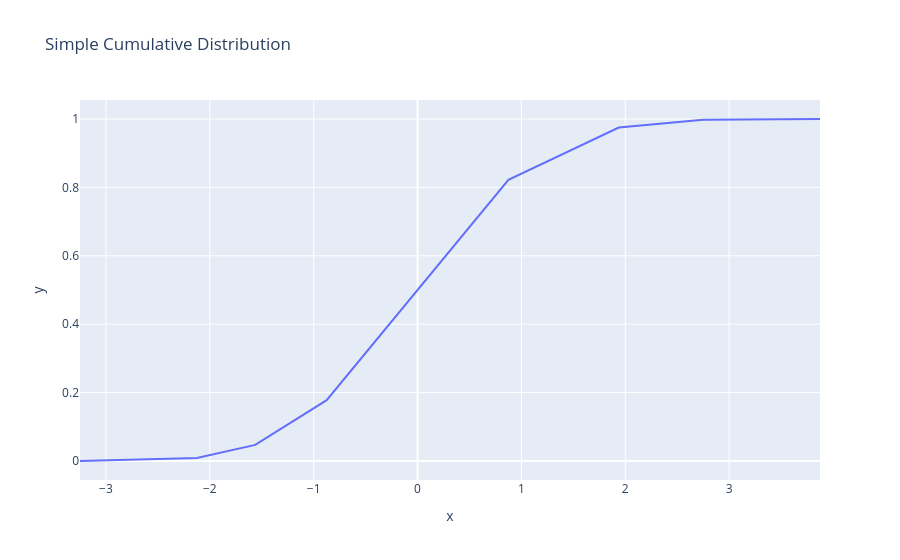

The notebook cell saved with this chart:
### Markdown cell above
## Basic Examples

### Simple CDF from NumPy Array

Create a basic cumulative distribution plot from a normal distribution:

### Code cell
# Generate random data from a normal distribution
data = np.random.normal(0, 1, 1000)

# Create cumulative distribution plot
fig = cumulative(x=data, title="Simple Cumulative Distribution")
fig.show()

### Figure 1 — Plotly figure (JSON) as saved in the notebook; plotly's stock layout.template omitted (floating-point values rounded to 4 significant figures)
{"data": [{"hovertemplate": "x=%{x}<br>y=%{y}<extra></extra>", "legendgroup": "", "line": {"dash": "solid", "shape": "linear"}, "marker": {"color": "#636efa", "symbol": "circle"}, "mode": "lines", "name": "", "orientation": "v", "showlegend": false, "type": "scatter", "x": [-3.25, -2.125, -1.562, -0.875, 0.875, 1.938, 2.75, 3.875], "xaxis": "x", "y": [0.0, 0.009, 0.047, 0.178, 0.822, 0.975, 0.998, 1.0], "yaxis": "y"}], "layout": {"legend": {"tracegroupgap": 0}, "title": {"text": "Simple Cumulative Distribution"}, "xaxis": {"anchor": "y", "domain": [0, 1], "title": {"text": "x"}}, "yaxis": {"anchor": "x", "domain": [0, 1], "title": {"text": "y"}}}}
